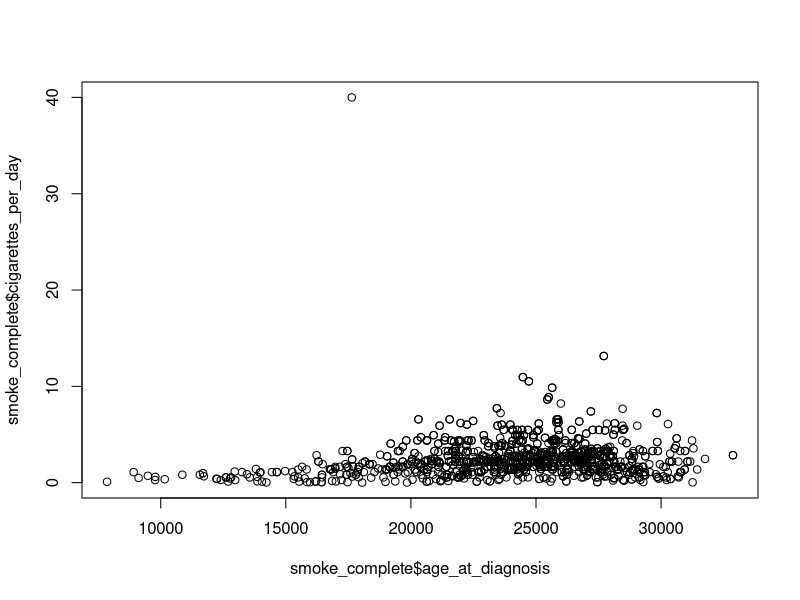
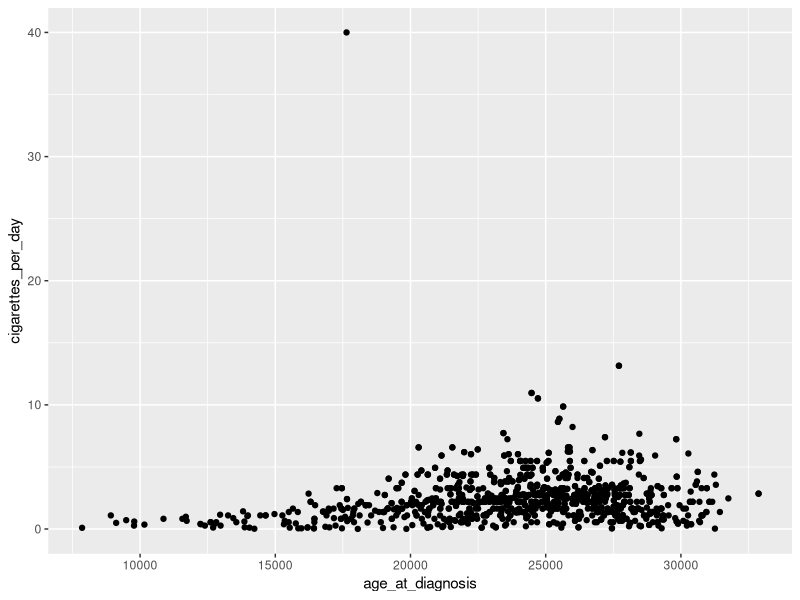
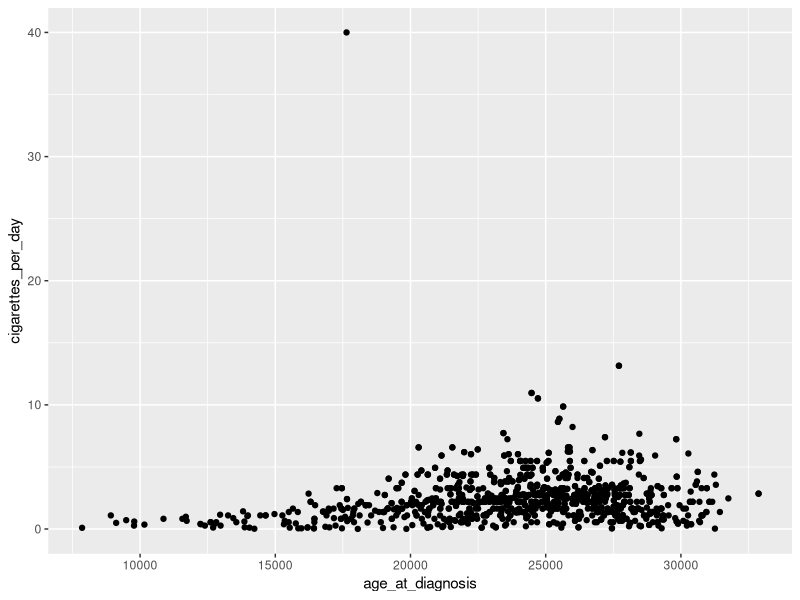
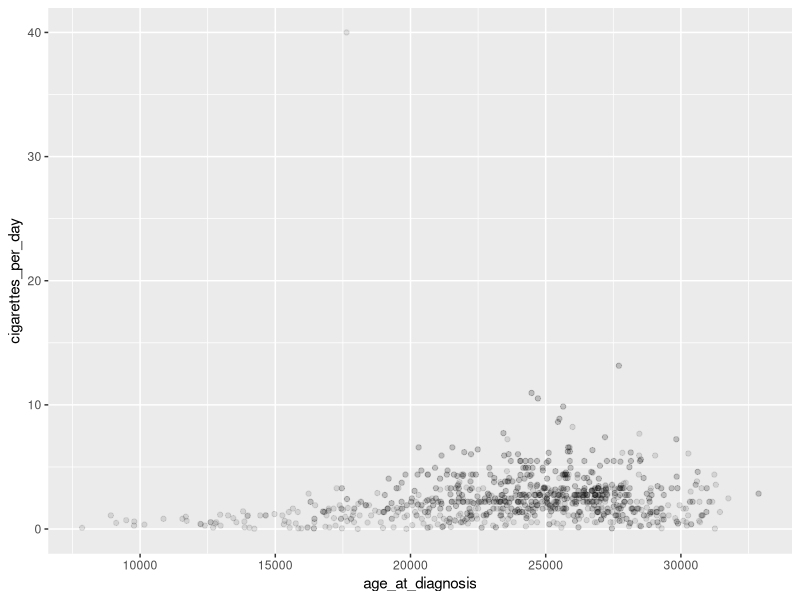
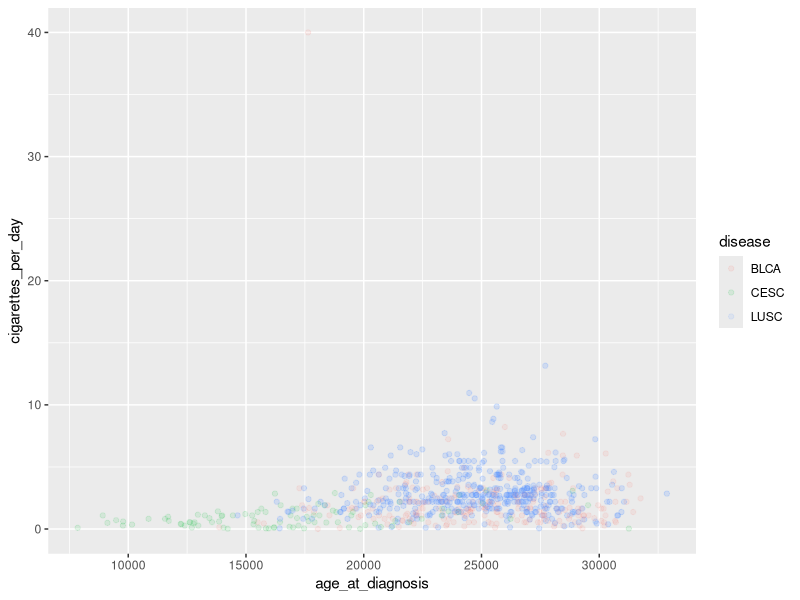
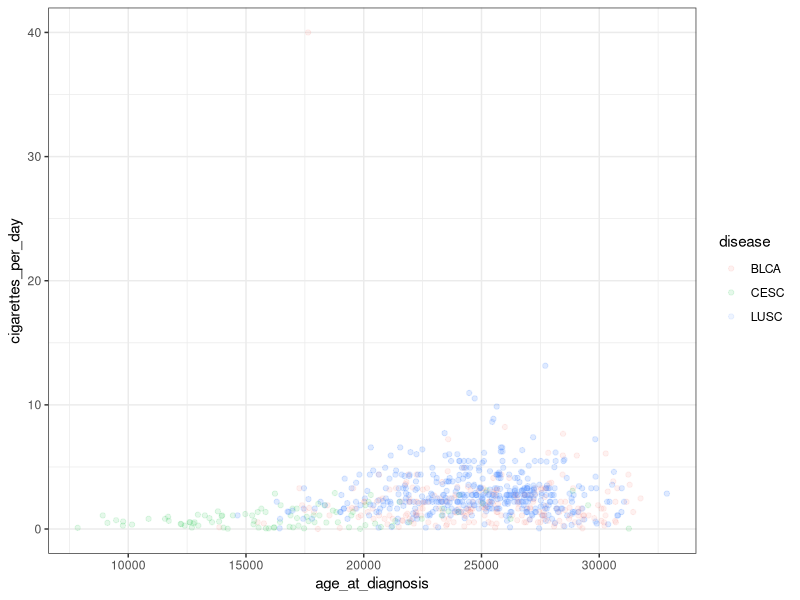
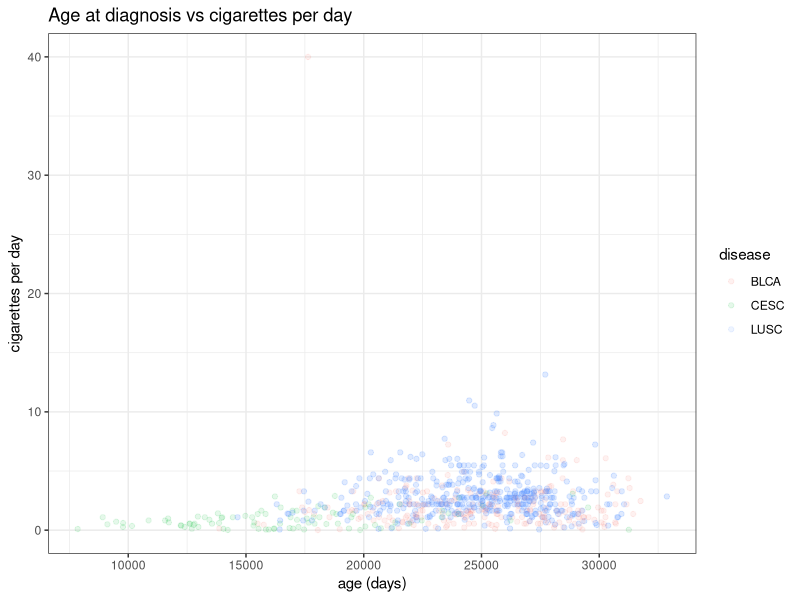
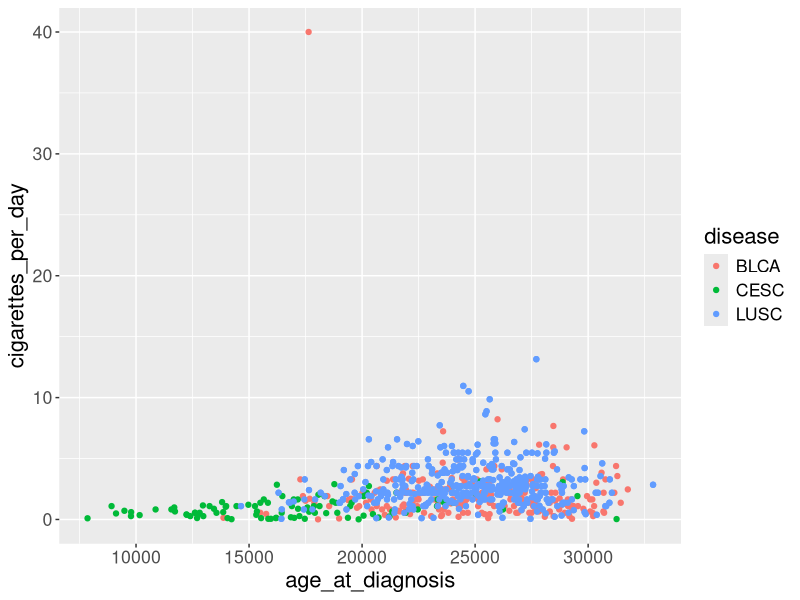

Write R code to recreate these figures, in order.
### lesson 4 ggplot

library(tidyverse)
birth_reduced <- read_csv("data/birth_reduced.csv")
smoke_complete <- read_csv("data/smoke_complete.csv")

plot(x=smoke_complete$age_at_diagnosis, y=smoke_complete$cigarettes_per_day)

ggplot(data = smoke_complete,
       mapping = aes(x = age_at_diagnosis, y = cigarettes_per_day)) + 
  geom_point() # add a layer of geometry

## same as
ggplot(smoke_complete) + 
  geom_point(aes(x = age_at_diagnosis, y = cigarettes_per_day)) 

ggplot(smoke_complete) +
  geom_point(aes(x = age_at_diagnosis, y = cigarettes_per_day), alpha = 0.1)

ggplot(smoke_complete) +
  geom_point(aes(x = age_at_diagnosis, y = cigarettes_per_day, 
                 color = disease), 
             alpha = 0.1)

ggplot(smoke_complete) +
  geom_point(aes(x = age_at_diagnosis, y = cigarettes_per_day, color = disease), alpha = 0.1) +
  theme_bw() # change background theme

ggplot(smoke_complete) +
  geom_point(aes(x = age_at_diagnosis, y = cigarettes_per_day, color = disease), alpha = 0.1) +
  labs(title = "Age at diagnosis vs cigarettes per day", # title
       x="age (days)", # x axis label
       y="cigarettes per day") +# y axis label
  theme_bw()


ggplot(smoke_complete) +
  geom_point(aes(x = age_at_diagnosis, y = cigarettes_per_day, color = disease)) +
  theme(text = element_text(size = 16)) # increase all font size

#####
ggplot(smoke_complete) +
  geom_point(aes(x = age_at_diagnosis, y = cigarettes_per_day, color = disease), alpha = 0.1) +
  theme(axis.text.x = element_text(angle = 90, hjust = 0.5, vjust = 0.5)) # rotate and adjust x axis text

ggsave("figures/awesomePlot.jpg", width = 10, height = 10, dpi = 300)

ggsave("figures/awesomePlot.pdf", device="pdf", width = 10, height = 10, dpi = 300)


#####
ggplot(smoke_complete) +
  geom_point(aes(x = age_at_diagnosis, y = years_smoked, color = gender), alpha = 0.1) +
  theme(axis.text.x = element_text(angle = 90, hjust = 0.5, vjust = 0.5)) # rotate and adjust x axis text

ggsave("figures/awesomePlot.jpg", width = 10, height = 10, dpi = 300)



my_plot <- ggplot(smoke_complete, aes(x = vital_status, y = cigarettes_per_day)) 
my_plot +
  geom_boxplot(outlier.shape = NA) +
  geom_jitter(alpha = 0.2, color = "purple")


my_plot +
  geom_jitter(alpha = 0.2, color = "purple") + 
  geom_boxplot(outlier.shape = NA) 



yearly_counts <- birth_reduced |>
  count(year_of_birth, disease) 

ggplot(yearly_counts) +
  geom_line(aes(x = year_of_birth, y = n, 
                color=disease))



yearly_counts_gender <- birth_reduced |>
  count(year_of_birth, gender) 

ggplot(yearly_counts_gender) +
  geom_line(aes(x = year_of_birth, y = n, 
                color=gender))

### same, but slightly more elegant
birth_reduced |>
  count(year_of_birth, gender) |>
  ggplot() +
  geom_line(aes(x = year_of_birth, y = n, 
                lty=gender))


##### faceting.  facet_wrap is low level, facet_grid allows control of rows/columns of plots

ggplot(smoke_complete) +
  geom_point(aes(x = age_at_diagnosis, y = cigarettes_per_day, color = disease)) +
  facet_wrap(vars(disease)) # wraps panels to make a square/rectangular plot

ggplot(smoke_complete) +
  geom_point(aes(x = age_at_diagnosis, y = cigarettes_per_day, color = disease)) +
  facet_wrap(vars(disease)) # wraps panels to make a square/rectangular plot


# facet_grid
ggplot(smoke_complete) +
  geom_point(aes(x = age_at_diagnosis, y = cigarettes_per_day, color = disease)) +
  facet_grid(rows = vars(vital_status), cols=vars(disease)) 

birth_reduced |>
  count(year_of_birth, gender) |>
  ggplot() +
  geom_line(aes(x = year_of_birth, y = n)) +
  facet_wrap(vars(gender), ncol=1)


# ~gender works, as does vars(gender) and "gender".  plain gender does not. 
birth_reduced |>
  count(year_of_birth, gender) |>
  ggplot() +
  geom_line(aes(x = year_of_birth, y = n)) +
  facet_wrap(~gender, ncol=1)

birth_reduced |>
  count(year_of_birth, gender) |>
  ggplot() +
  geom_line(aes(x = year_of_birth, y = n)) +
  facet_wrap("gender", ncol=1)
